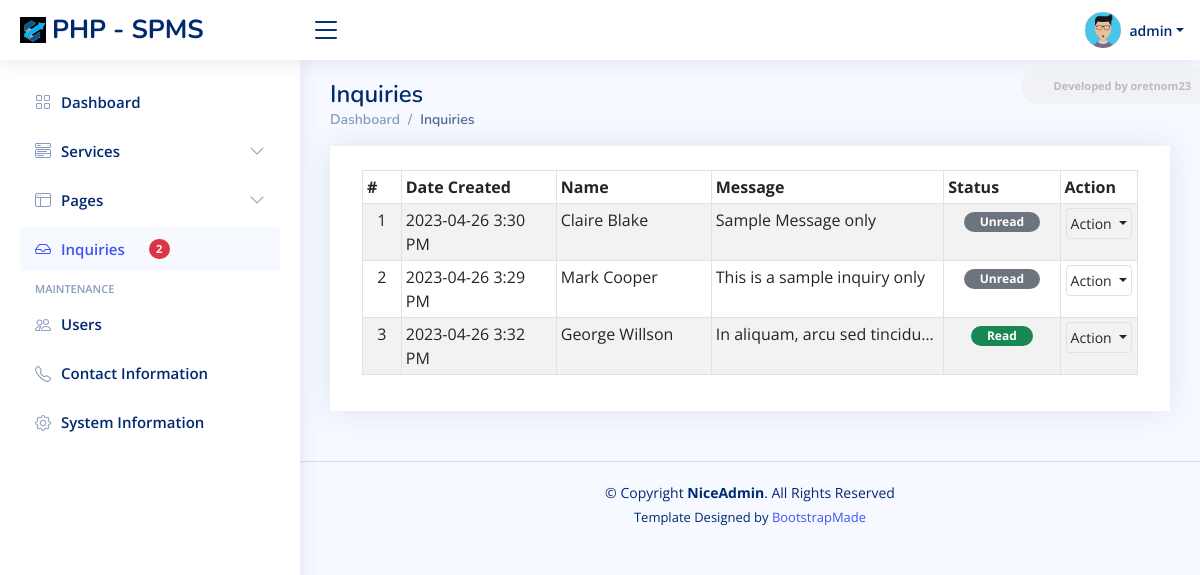
The page /admin?page=inquiries (signed in) on the database its author committed.
### tables this page shows
CREATE TABLE `inquiry_list` (
  `id` bigint(30) NOT NULL,
  `fullname` text NOT NULL,
  `contact` text NOT NULL,
  `email` text NOT NULL,
  `message` text NOT NULL,
  `status` tinyint(1) NOT NULL DEFAULT 0,
  `created_at` datetime NOT NULL DEFAULT current_timestamp(),
  `updated_at` datetime DEFAULT NULL ON UPDATE current_timestamp()
);

### admin/inquiries/index.php (the view, shortened to what this page needs)
<div class="card card-outline rounded-0 card-navy">
	<div class="card-body pt-4">
        <div class="container-fluid">
			<div class="table-responsive">
				<table class="table table-sm table-hover table-striped table-bordered" id="list">
					<colgroup>
						<col width="5%">
						<col width="20%">
						<col width="20%">
						<col width="30%">
						<col width="15">
						<col width="10%">
					</colgroup>
					<thead>
						<tr>
							<th>#</th>
							<th>Date Created</th>
							<th>Name</th>
							<th>Message</th>
							<th>Status</th>
							<th>Action</th>
						</tr>
					</thead>
					<tbody>
						<?php
						$i = 1;
						$qry = $conn->query("SELECT * from `inquiry_list` order by `status` asc, abs(unix_timestamp(`created_at`))  desc");
						while($row = $qry->fetch_assoc()):
						?>
							<tr>
								<td class="align-items-center text-center"><?php echo $i++; ?></td>
								<td class="align-items-center"><?php echo date("Y-m-d g:i A",strtotime($row['created_at'])) ?></td>
								<td class="align-items-center"><?= $row['fullname'] ?></td>
								<td class="align-items-center">
									<p class="truncate-1"><?= (htmlspecialchars_decode($row['message'])) ?></p>
								</td>
								<td class="align-items-center text-center">
									<?php if($row['status'] == 1): ?>
										<span class="badge bg-success px-3 rounded-pill">Read</span>
									<?php else: ?>
										<span class="badge bg-secondary px-3 rounded-pill">Unread</span>
									<?php endif; ?>
								</td>
								<td class="align-items-center" align="center">
									<div class="dropdown">
										<button type="button" class="btn btn-flat p-1 btn-default btn-sm border dropdown-toggle dropdown-icon" data-bs-toggle="dropdown">
												Action
										</button>
									</div>
								</td>
							</tr>
						<?php endwhile; ?>
					</tbody>
				</table>
			</div>
		</div>
	</div>
</div>

### assets/css/style.css (style rules this page uses)
:root { scroll-behavior: smooth; }
body { font-family: "Open Sans", sans-serif; background: #f6f9ff; color: #444444; }
.card { margin-bottom: 30px; border: none; border-radius: 5px; box-shadow: 0px 0 30px rgba(1, 41, 112, 0.1); }
.card-body { padding: 0 20px 20px 20px; }

### assets/css/custom.css (style rules this page uses)
.truncate-1 { overflow: hidden; text-overflow: ellipsis; display: -webkit-box; -webkit-line-clamp: 1; -webkit-box-orient: vertical; }

### rows shown on the page
inquiry_list: created_at "2023-04-26 3:30 PM", fullname "Claire Blake", message "Sample Message only", status "Unread"
inquiry_list: created_at "2023-04-26 3:29 PM", fullname "Mark Cooper", message "This is a sample inquiry only", status "Unread"
inquiry_list: created_at "2023-04-26 3:32 PM", fullname "George Willson", message "In aliquam, arcu sed…", status "Read"

### other values the page prints
$_settings->info('short_name') "PHP - SPMS"
$_settings->userdata('username') "admin"
format_num($messages) "2"
str_replace(['_', '/'], ' ', ($pageSplit[1] ?? $page)) "Inquiries"
